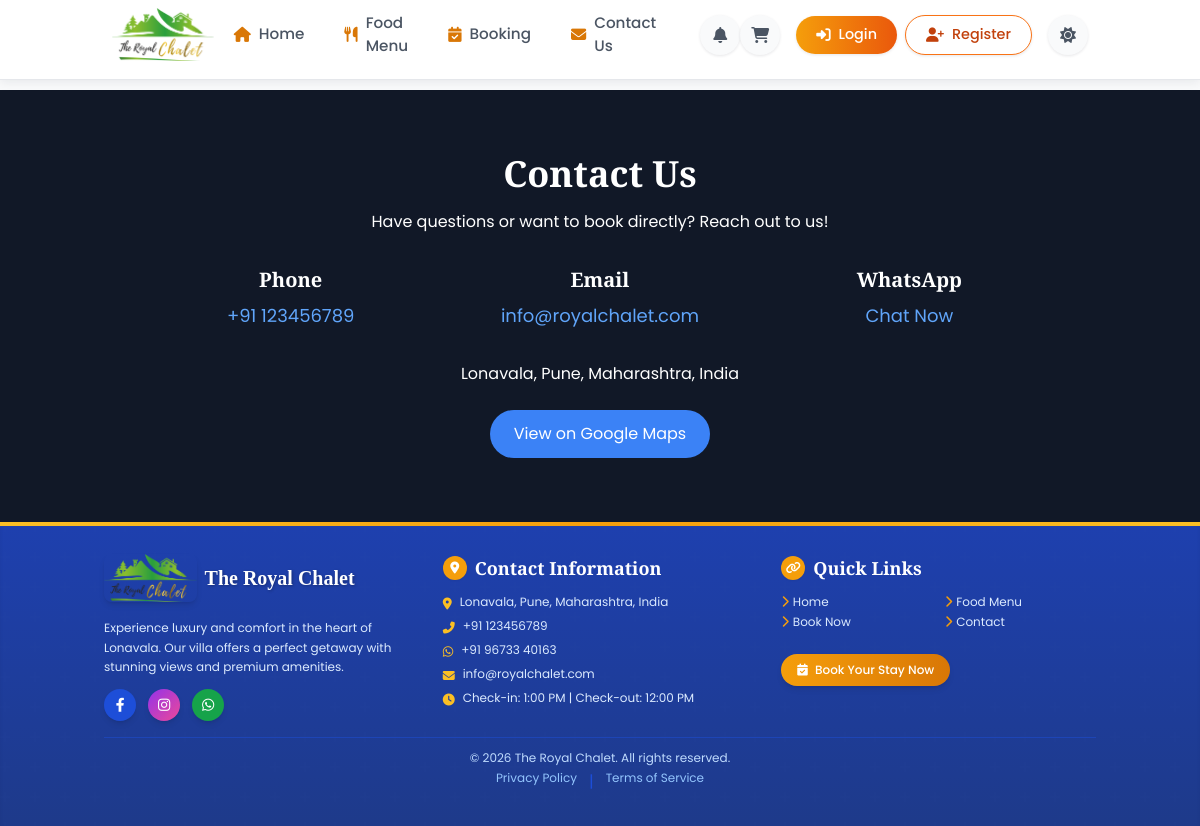
The app's page /contact-us, older data.
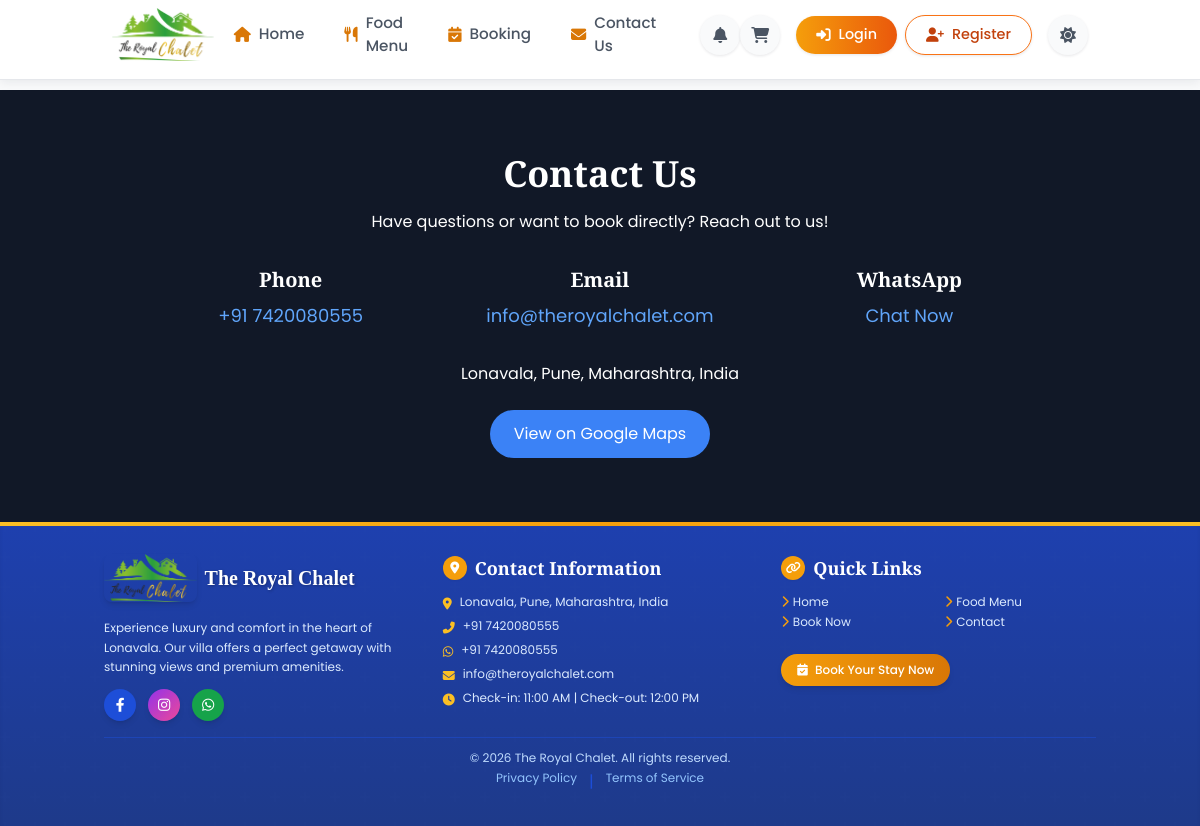
The same page, newer data.
### models.py (models this page shows)
class VillaSettings(db.Model):
    id = db.Column(db.Integer, primary_key=True)
    setting_key = db.Column(db.String(100), unique=True, nullable=False)
    setting_value = db.Column(db.Text, nullable=False)
    description = db.Column(db.String(200))
    updated_at = db.Column(db.DateTime, default=lambda: datetime.now(timezone.utc), onupdate=lambda: datetime.now(timezone.utc))

### app.py (the view)
@app.route('/contact-us')
def contact_us():
    return render_template('standalone_contact.html')

### app.py (called while the page is built)
@app.context_processor
def inject_now():
    return {'now': datetime.now()}

@app.template_filter('format_time')
def format_time(value):
    try:
        if ':' in value:
            hours, minutes = map(int, value.split(':'))
            period = 'AM' if hours < 12 else 'PM'
            hours = hours % 12
            if hours == 0:
                hours = 12
            return f"{hours}:{minutes:02d} {period}"
        return value
    except (ValueError, AttributeError):
        return value

@app.context_processor
def inject_settings():
    settings = {}
    try:
        for setting in VillaSettings.query.all():
            settings[setting.setting_key] = setting.setting_value
    except:
        pass
    return {'villa_settings': settings}

@app.after_request
def add_header(response):
    if 'Cache-Control' not in response.headers:
        response.headers['Cache-Control'] = 'public, max-age=31536000'
    return response

### templates/standalone_contact.html
{% extends 'base.html' %}
{% block content %}
<section class="py-16 bg-gray-900 text-white">
  <div class="container mx-auto px-4 text-center">
    <h2 class="text-4xl font-bold mb-4">Contact Us</h2>
    <p class="mb-8">Have questions or want to book directly? Reach out to us!</p>
    <div class="grid grid-cols-1 md:grid-cols-3 gap-8 max-w-4xl mx-auto">
      <div class="text-center">
        <h3 class="text-xl font-bold mb-2">Phone</h3>
        <a href="tel:{{ villa_settings.get('contact_phone', '+91 96733 40163') }}" class="text-blue-400 hover:text-blue-300 text-lg">
          {{ villa_settings.get('contact_phone', '+91 96733 40163') }}
        </a>
      </div>
      <div class="text-center">
        <h3 class="text-xl font-bold mb-2">Email</h3>
        <a href="mailto:{{ villa_settings.get('contact_email', 'info@theroyalchalet.com') }}" class="text-blue-400 hover:text-blue-300 text-lg">
          {{ villa_settings.get('contact_email', 'info@theroyalchalet.com') }}
        </a>
      </div>
      <div class="text-center">
        <h3 class="text-xl font-bold mb-2">WhatsApp</h3>
        <a href="https://wa.me/{{ villa_settings.get('contact_whatsapp', '919673340163') }}?text=Hello%2C%20I%20am%20interested%20in%20booking%20The%20Royal%20Chalet." class="text-blue-400 hover:text-blue-300 text-lg">
          Chat Now
        </a>
      </div>
    </div>
    <p class="mt-8">{{ villa_settings.get('contact_address', 'Lonavala, Pune, Maharashtra, India') }}</p>
    <div class="mt-6">
      <a href="{{ villa_settings.get('google_maps_link', 'https://maps.app.goo.gl/keAEvCm7eewRqUiL7') }}" target="_blank" class="inline-block bg-blue-500 hover:bg-blue-600 text-white px-6 py-3 rounded-full transition-all duration-300">
        View on Google Maps
      </a>
    </div>
  </div>
</section>
{% endblock %}

### templates/base.html (shortened to what the changed rows need)
<!DOCTYPE html>
<html lang="en">
<head>
    <script src="https://cdn.tailwindcss.com"></script>
    <link rel="stylesheet" href="{{ url_for('static', filename='css/styles.min.css') }}">
    <link rel="stylesheet" href="https://unpkg.com/aos@2.3.1/dist/aos.css" />
    <link rel="stylesheet" href="https://cdnjs.cloudflare.com/ajax/libs/font-awesome/6.4.0/css/all.min.css">
</head>
<body class="bg-gray-50 dark:bg-slate-950 text-gray-800 dark:text-slate-100 min-h-screen flex flex-col transition-colors duration-300">
                {% set unread_count = current_user.notifications|selectattr('is_read', 'equalto', false)|list|length if current_user.is_authenticated else 0 %}
                {% set unread_count = current_user.notifications|selectattr('is_read', 'equalto', false)|list|length if current_user.is_authenticated else 0 %}
    <div class="content-wrapper">
    <main class="flex-grow pb-20 md:pb-0">
      {% block content %}{% endblock %}
    </main>
    <footer class="bg-gradient-to-b from-blue-800 to-blue-900 dark:from-gray-800 dark:to-gray-900 text-white py-8 shadow-inner transition-colors duration-300 relative overflow-hidden">
      <div class="container mx-auto px-4 relative z-10">
        <div class="grid grid-cols-1 md:grid-cols-3 gap-6">
          <div class="flex flex-col items-center md:items-start">
            <div class="space-y-2 text-xs">
              <p class="text-blue-100 dark:text-gray-300 flex items-start">
                <i class="fas fa-phone-alt text-amber-400 mr-2 mt-1"></i>
                <span>{{ villa_settings.get('contact_phone', '+91 7420080555') }}</span>
              </p>
              <p class="text-blue-100 dark:text-gray-300 flex items-start">
                <i class="fab fa-whatsapp text-amber-400 mr-2 mt-1"></i>
                <span>{{ villa_settings.get('contact_whatsapp', '+91 7420080555') }}</span>
              </p>
              <p class="text-blue-100 dark:text-gray-300 flex items-start">
                <i class="fas fa-envelope text-amber-400 mr-2 mt-1"></i>
                <span>{{ villa_settings.get('contact_email', 'info@theroyalchalet.com') }}</span>
              </p>
              <p class="text-blue-100 dark:text-gray-300 flex items-start">
                <i class="fas fa-clock text-amber-400 mr-2 mt-1"></i>
                <span>Check-in: {{ villa_settings.get('check_in_time', '14:00') | format_time }} | Check-out: {{ villa_settings.get('check_out_time', '11:00') | format_time }}</span>
              </p>
            </div>
          </div>
        </div>
      </div>
    </footer>
    </div>
</body>
</html>

Row changes from the older to the newer data that the page shows:
changed VillaSettings (number 1 of 6 on the later page): get "+91 123456789" → "+91 7420080555"
changed VillaSettings: get "info@royalchalet.com" → "info@theroyalchalet.com"
changed VillaSettings (number 4 of 6 on the later page): get "+91 96733 40163" → "+91 7420080555"
changed VillaSettings (number 5 of 6 on the later page): get "1:00 PM" → "11:00 AM"
